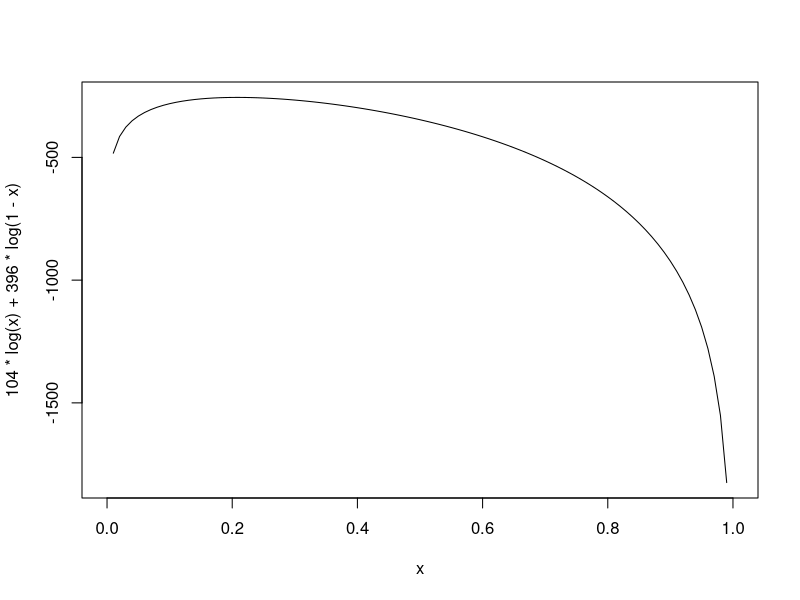
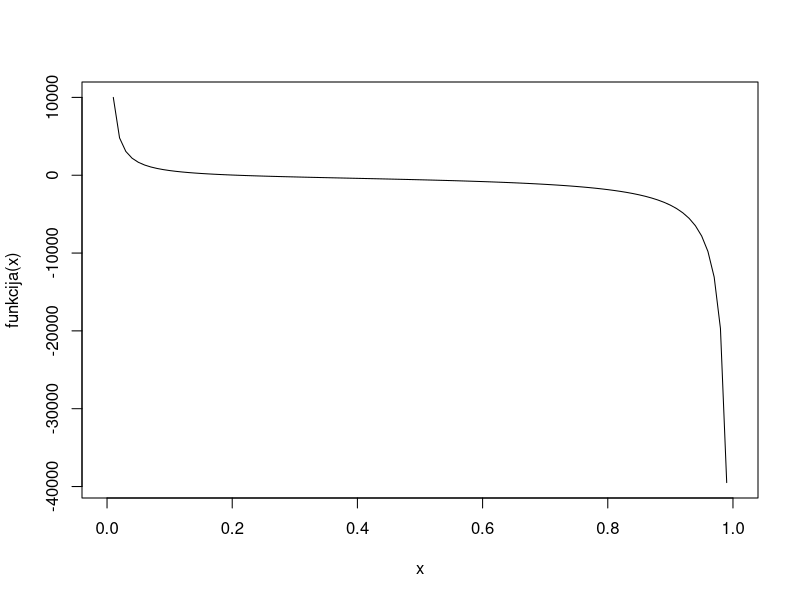
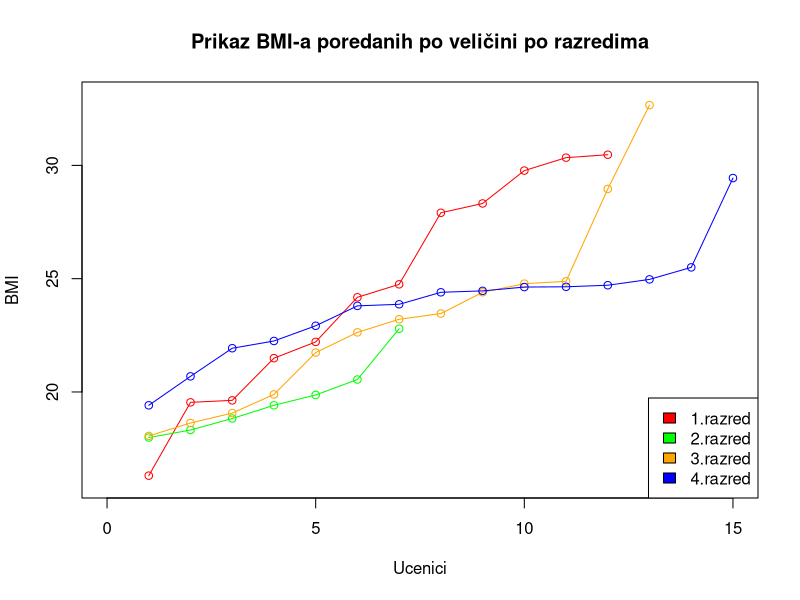
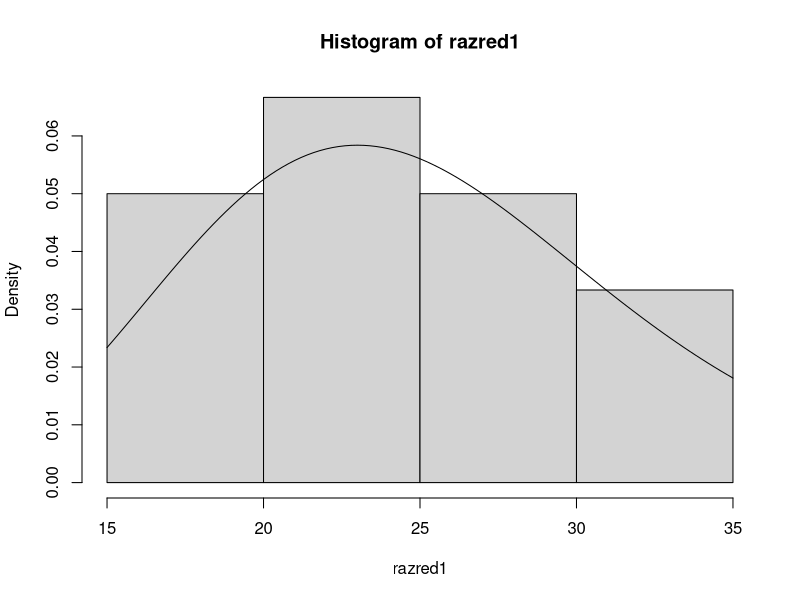
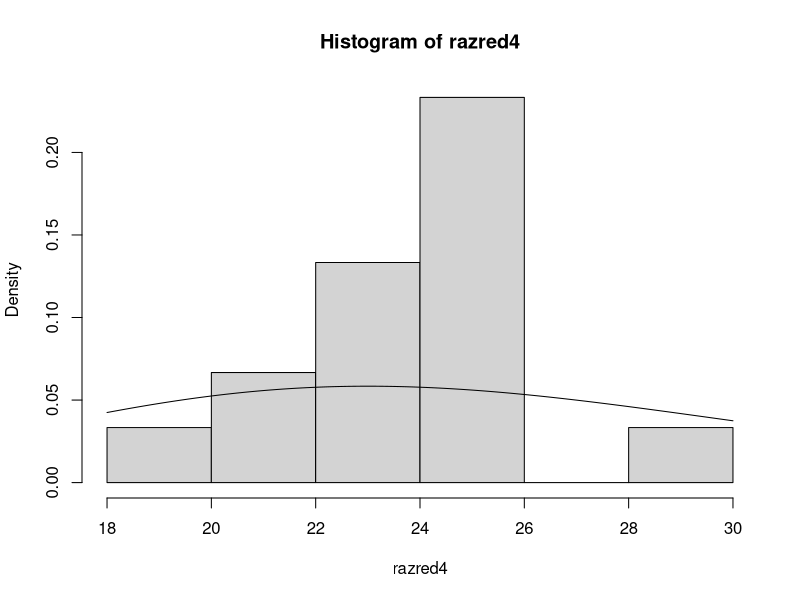
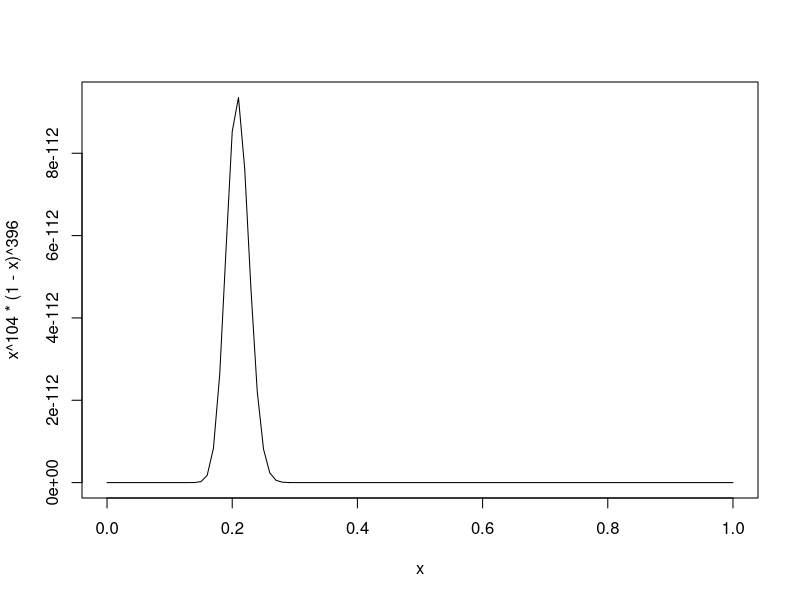
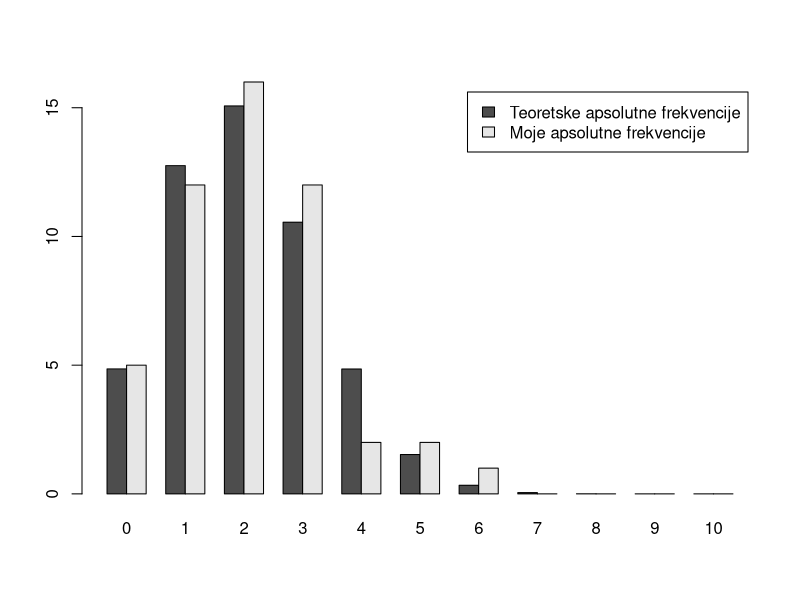
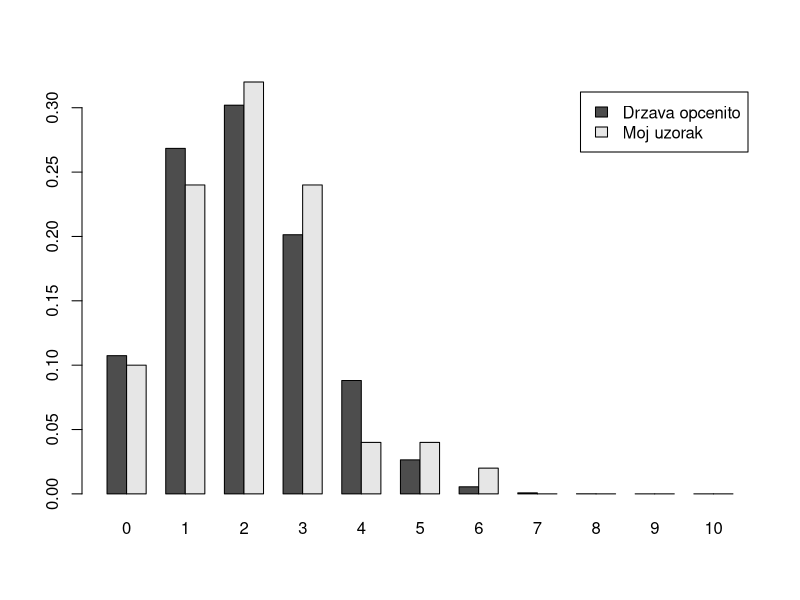

Recreate these plots in R, in order.
#Ako primjetite grešku ili ako mislite da bi se neki zadatak trebao
#drukcije rjesiti, molim Vas javite
#Tin Sertić
#Prvi zadatak
getwd()
setwd("C:/Users/Tin/Desktop/StatPrakt1-Kol1")
getwd()
mojatablica <- read.table(file = "statpr-1920-kol1-zad1.dat", header = TRUE)
mojatablica
mojatablica$bmi = mojatablica$tezina / ((mojatablica$visina)^2)
mojatablica
mojatablica[which(mojatablica$bmi>25),]
mojatablica$ime[which(mojatablica$bmi>25)]
razred1 <- mojatablica$bmi[which(mojatablica$razred == 1)]
razred2 <- mojatablica$bmi[which(mojatablica$razred == 2)]
razred3 <- mojatablica$bmi[which(mojatablica$razred == 3)]
razred4 <- mojatablica$bmi[which(mojatablica$razred == 4)]
min1 <- min(razred1)
min2 <- min(razred2)
min3 <- min(razred3)
min4 <- min(razred4)
max1 <- max(razred1)
max2 <- max(razred2)
max3 <- max(razred3)
max4 <- max(razred4)
u1 <- mean(razred1)
u2 <- mean(razred2)
u3 <- mean(razred3)
u4 <- mean(razred4)
var1 <- var(razred1)
var2 <- var(razred2)
var3 <- var(razred3)
var4 <- var(razred4)
#Promatrajući podatke, primijećujemo da aritmetička sredina drugog
#razreda znatno odstupa od aritmetičkih sredina ostalih razreda,
#kao što i maximum drugog razreda znatno odstupa od ostalih razreda
razred1 <- sort(razred1)
razred2 <- sort(razred2)
razred3 <- sort(razred3)
razred4 <- sort(razred4)
pdf(file = "usporedba1d.pdf")
plot(razred1, type = "o", col="red", xlim = c(0,15), ylim = c(16,33), xlab = "Ucenici", ylab = "BMI", main = "Prikaz BMI-a poredanih po veličini po razredima")
lines(razred2, type = "o", col="green")
lines(razred3, type = "o", col = "orange")
lines(razred4, type = "o", col = "blue")
legend(x="bottomright", y="bottom", legend = c("1.razred", "2.razred", "3.razred", "4.razred"), fill = c("red", "green", "orange", "blue"))
dev.off()
pdf(file = "usporedba1e-prvi.pdf")
hist(razred1, probability = TRUE)
curve(dchisq(x, df=25), add = TRUE)
dev.off()
pdf(file = "usporedba1e-cetvrti.pdf")
hist(razred4, probability = TRUE)
curve(dchisq(x, df=25), add = TRUE)
dev.off()
#Razdioba prvog razreda je jako slična hi^2(25) razdiobi, dok
#se razdioba četvrtog razreda znatno razlikuje od hi^2(25) razdiobe.
#Drugi zadatak
mojatablica2 <- read.table(file = "statpr-1920-kol1-zad2.txt", header = FALSE, sep = ",")
mojatablica2 <- as.numeric(mojatablica2)
n <- length(mojatablica2)
moja_funkcija <- function(){
  povratnik <- c()
  for(i in 0:10)
    povratnik[i+1] <- length(which(mojatablica2==i))
  return(povratnik)
}
moje_frekvencije <- moja_funkcija()
sum(moje_frekvencije) == n
#Ovo obiljezje bi moglo pripadati geometrijskoj distribuciji
#Probavao sam ovo, i razmišljao, no to nema previše smisla niti interpretacije
#Bolje se odlučiti za binomnu distribuciju, ima puno više smisla
#Geometrijska (neuspjesi do prvog uspjeha - nema smisla??)
#Bolje je odabrati binomnu (slucajno biram koji ljudi i koliko njih ce imati koju boju ociju)
suma_xeva = sum(moje_frekvencije*(0:10))
suma_xeva
pdf(file = "graf2c.pdf")
#(n povrh 0) * p na 0 puta 1-p (10-0)
curve(x^104*(1-x)^396)
dev.off()
curve(104*log(x) + 396*log(1-x))
funkcija <- function(x){
  return(104/x + (-396)/(1-x))
}
curve(funkcija)
uniroot(f = funkcija, interval = c(0.0001,0.9999))
probi <- uniroot(f = funkcija, interval = c(0.0001,0.9999))$root
teoretske_frekvencije <- 50*dbinom(0:10, size=10, prob = probi)
pdf(file = "usporedba2d.pdf")
barplot(matrix(c(teoretske_frekvencije, moje_frekvencije), nrow = 2, byrow = TRUE), names = 0:10, beside = TRUE, legend = c("Teoretske apsolutne frekvencije","Moje apsolutne frekvencije"))
dev.off()
#Dolazi li uzorak iz binomne distribucije?
#Složena hipoteza
#HO: X dolazi iz binomne distribucije
#H1: X ne dolazi iz binomne distribucije
#Prezentacija 4, slajd 9
birkokororom <- function(x){
  return(50*dbinom((0:10), size = 10, prob = x))
}
optiko <- function(x){
  return(sum(((moje_frekvencije-birkokororom(x))^2)/birkokororom(x)))
}
moje_frekvencije
optimise(f=optiko, lower = 0.001, upper = 0.999)
H <- optimise(f=optiko, lower = 0.001, upper = 0.999)$objective
H
#Testna statistika ima chisq(11-1-1) = chisq(9)
p_vrijednost <- pchisq(q = H, df = 9, lower.tail = FALSE)
p_vrijednost
#Vidimo da je p_vrijednost velika, pa ne odbacujemo nultu hipotezu
#ni za jednu razinu znacajnosti (0.01,0.05,0.10)
#Tj. ne mozemo odbaciti da dolazi iz binomne distribucije
pdf(file = "usporedba2f.pdf")
#Relativne znaci na skali od 0 do 1
drzava_opcenito <- dbinom(0:10, size=10, prob = 0.2)
barplot(matrix(c(drzava_opcenito, moje_frekvencije/n), nrow = 2, byrow = TRUE), names = 0:10, beside = TRUE, legend = c("Drzava opcenito","Moj uzorak"))
dev.off()
